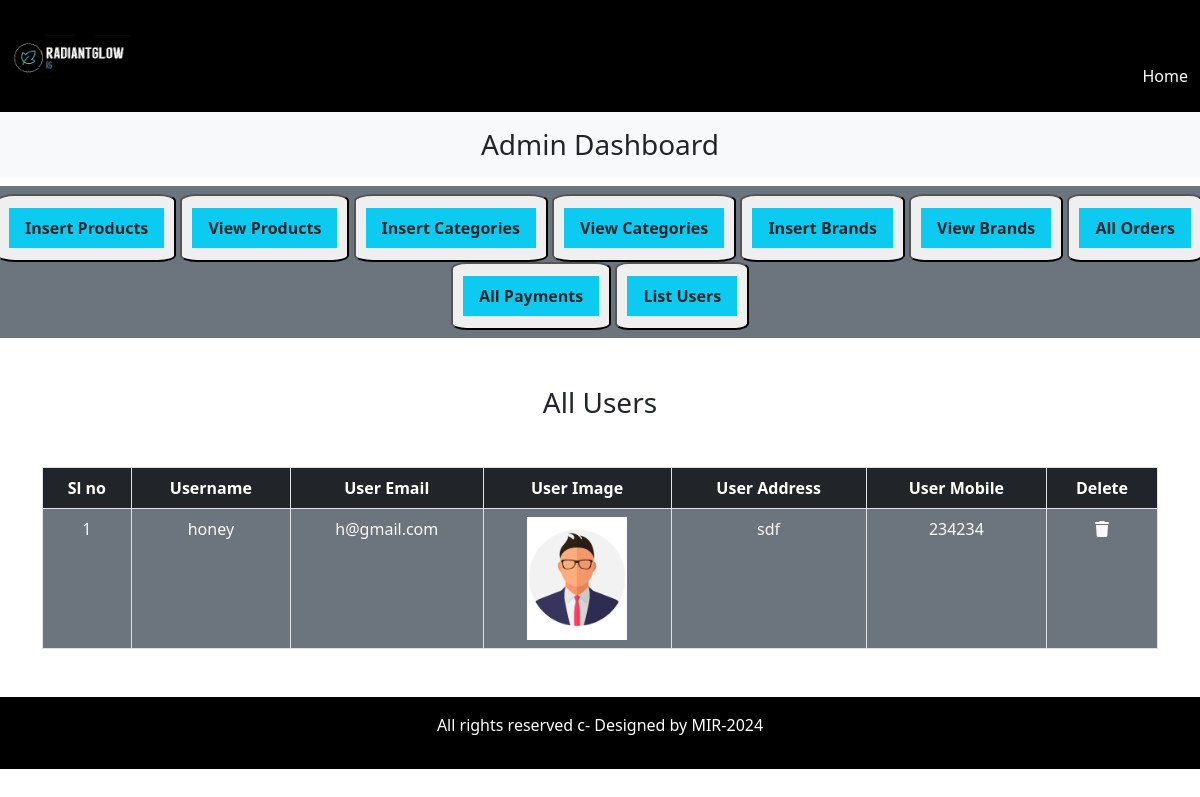
Page /admin_area/index.php?list_users on the committed database.
### tables this page shows
CREATE TABLE `user_table` (
  `user_id` int(11) NOT NULL,
  `username` varchar(100) NOT NULL,
  `user_email` varchar(100) NOT NULL,
  `user_password` varchar(255) NOT NULL,
  `user_image` varchar(255) NOT NULL,
  `user_ip` varchar(100) NOT NULL,
  `user_address` varchar(255) NOT NULL,
  `user_mobile` int(20) NOT NULL
);

### admin_area/list_users.php (the view, shortened to what this page needs)
<h3 class="text-center text-dark mt-3"> All Users</h3>
<table class="table table-bordered mt-5">
    <thead class="bg-dark text-white ">
        <?php
        $get_users = "select * from `user_table`";
        $result = mysqli_query($con, $get_users);
        $row_count = mysqli_num_rows($result);
        if ($row_count == 0) {
            echo "<h2 class= 'text-danger text-center mt-5'>No Users Yet </h2>";
        } else {
            echo "
            <tr class='text-center'>
              <th>Sl no</th>
              <th>Username</th>
              <th>User Email</th>
              <th>User Image</th>
              <th>User Address</th>
              <th>User Mobile</th>
              <th>Delete</th>
           </tr>
        </thead>
        <tbody class ='bg-secondary text-center text-light'>";
            $number = 0;
            while ($row_data = mysqli_fetch_assoc($result)) {
                $username = $row_data['username'];
                $user_email = $row_data['user_email'];
                $user_image = $row_data['user_image'];
                $user_address = $row_data['user_address'];
                $user_mobile = $row_data['user_mobile'];
                $number++;
                echo "
        <tr>
        <td>$number</td>
        <td>$username</td>
        <td>$user_email</td>
        <td><img src='../users_area/user_images/$user_image' alt='$username' class='product_img'/></td>
        <td> $user_address</td>
        <td> $user_mobile</td>
        <td><a href='./index.php?delete_all_users' class='text-light' ><i class='fa-solid fa-trash'></i></a></td>
        </tr>";
            }
        }
        ?>
        </tbody>
</table>

### style.css (style rules this page uses)
* { margin: 0; padding: 0; box-sizing: border-box; }

### admin_area/index.php (style rules this page uses)
body { overflow-x: hidden; }
.product_img { width: 100px; object-fit: contain; }

### rows in the picture
user_table: username "honey", user_email "h@gmail.com", user_image (picture), user_address "sdf", user_mobile "234234"
